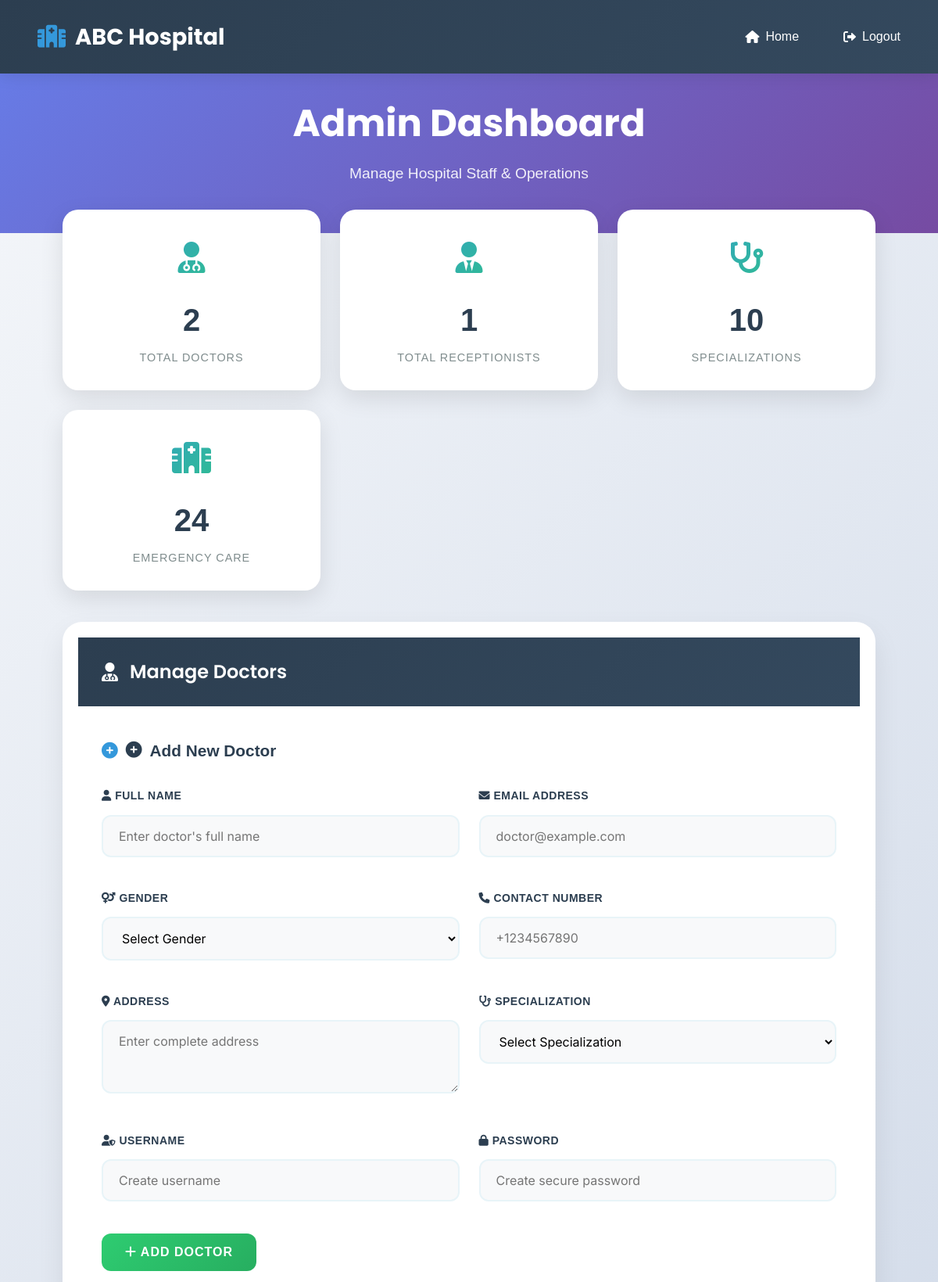
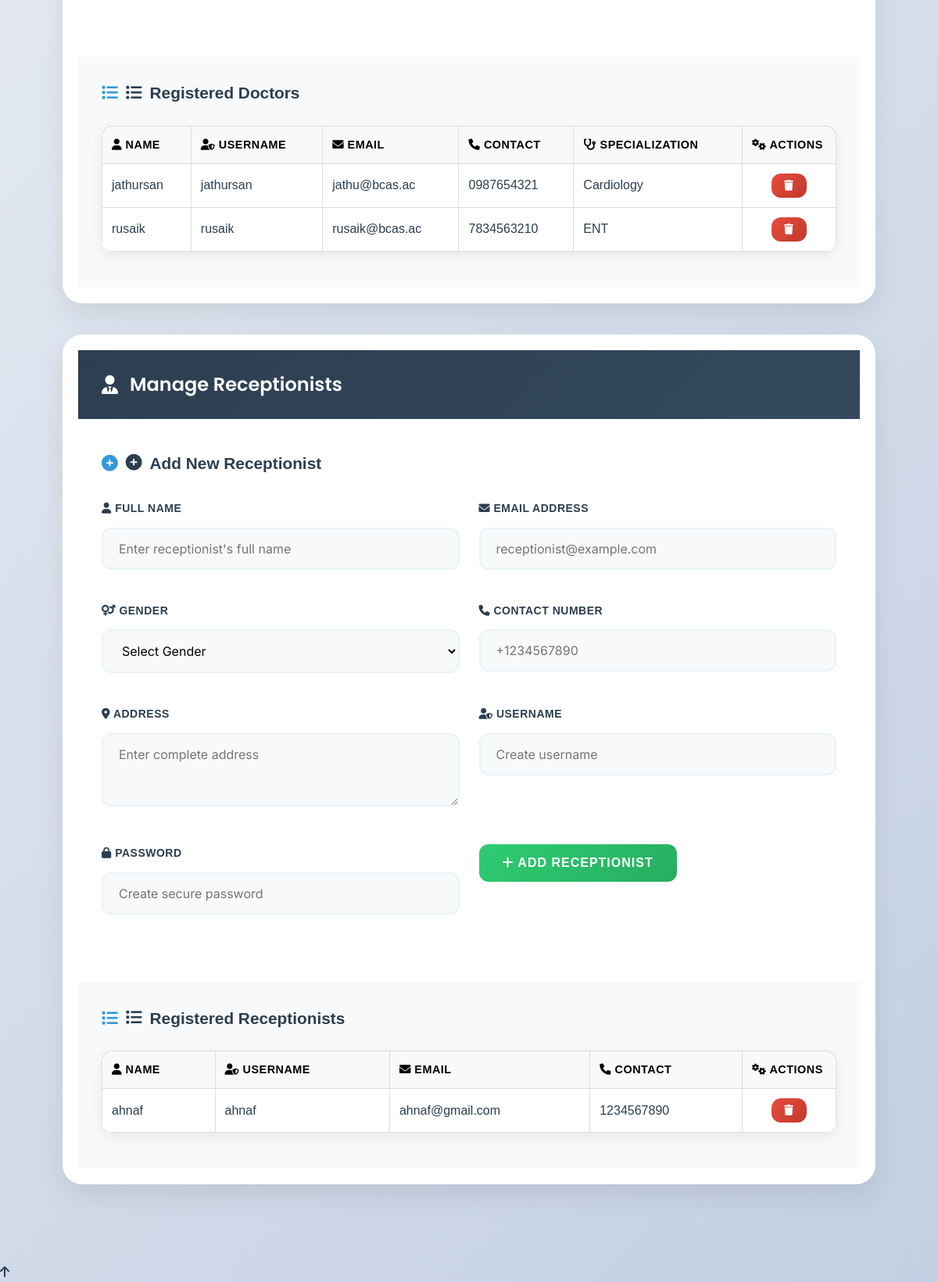
The page /admin_dashboard.php (signed in) on the database its author committed (2 pictures, top to bottom).
### tables this page shows
CREATE TABLE `doctor` (
  `id` int(11) NOT NULL AUTO_INCREMENT,
  `name` varchar(100) DEFAULT NULL,
  `gender` varchar(100) DEFAULT NULL,
  `address` varchar(255) DEFAULT NULL,
  `contactNo` varchar(15) DEFAULT NULL,
  `email` varchar(255) DEFAULT NULL,
  `specialization_id` int(11) DEFAULT NULL,
  `user_id` int(11) DEFAULT NULL,
  PRIMARY KEY (`id`),
  KEY `specialization_id` (`specialization_id`),
  KEY `user_id` (`user_id`),
  CONSTRAINT `doctor_ibfk_1` FOREIGN KEY (`specialization_id`) REFERENCES `specialization` (`id`),
  CONSTRAINT `doctor_ibfk_2` FOREIGN KEY (`user_id`) REFERENCES `user` (`id`) ON DELETE CASCADE
);

CREATE TABLE `user` (
  `id` int(11) NOT NULL AUTO_INCREMENT,
  `role` varchar(100) DEFAULT NULL,
  `username` varchar(100) DEFAULT NULL,
  `password` varchar(255) DEFAULT NULL,
  PRIMARY KEY (`id`),
  UNIQUE KEY `username` (`username`)
);

CREATE TABLE `specialization` (
  `id` int(11) NOT NULL AUTO_INCREMENT,
  `title` varchar(255) DEFAULT NULL,
  PRIMARY KEY (`id`),
  UNIQUE KEY `title` (`title`)
);

CREATE TABLE `receptionist` (
  `id` int(11) NOT NULL AUTO_INCREMENT,
  `name` varchar(100) DEFAULT NULL,
  `email` varchar(255) DEFAULT NULL,
  `gender` varchar(100) DEFAULT NULL,
  `contactNo` varchar(15) DEFAULT NULL,
  `address` varchar(255) DEFAULT NULL,
  `user_id` int(11) DEFAULT NULL,
  PRIMARY KEY (`id`),
  KEY `user_id` (`user_id`),
  CONSTRAINT `receptionist_ibfk_1` FOREIGN KEY (`user_id`) REFERENCES `user` (`id`) ON DELETE CASCADE
);

### admin_dashboard.php (the view, shortened to what this page needs)
<?php
$conn = getDBConnection();
$doctors = $conn->query("
    SELECT d.*, s.title as specialization, u.username
    FROM doctor d
    JOIN specialization s ON d.specialization_id = s.id
    JOIN user u ON d.user_id = u.id
    ORDER BY d.name
");
$receptionists = $conn->query("
    SELECT r.*, u.username
    FROM receptionist r
    JOIN user u ON r.user_id = u.id
    ORDER BY r.name
");
$specializations = $conn->query("SELECT * FROM specialization ORDER BY title");
?>
<!DOCTYPE html>
<html lang="en">
<head>
    <link href="https://cdnjs.cloudflare.com/ajax/libs/font-awesome/6.0.0/css/all.min.css" rel="stylesheet">
</head>
<body>
    <nav class="navbar">
        <a href="index.php" class="logo">ABC Hospital</a>
        <div class="nav-links">
            <a href="index.php"><i class="fas fa-home"></i> Home</a>
            <a href="login.php?logout=1"><i class="fas fa-sign-out-alt"></i> Logout</a>
        </div>
    </nav>
    <div class="dashboard-header">
        <h1 class="dashboard-title">Admin Dashboard</h1>
        <p class="dashboard-subtitle">Manage Hospital Staff & Operations</p>
    </div>
    <div class="container dashboard-container">
        <div class="dashboard-stats">
            <div class="stat-card">
                <div class="stat-icon">
                    <i class="fas fa-user-md"></i>
                </div>
                <div class="stat-number"><?php echo $doctors->num_rows; ?></div>
                <div class="stat-label">Total Doctors</div>
            </div>
            <div class="stat-card">
                <div class="stat-icon">
                    <i class="fas fa-user-tie"></i>
                </div>
                <div class="stat-number"><?php echo $receptionists->num_rows; ?></div>
                <div class="stat-label">Total Receptionists</div>
            </div>
            <div class="stat-card">
                <div class="stat-icon">
                    <i class="fas fa-stethoscope"></i>
                </div>
                <div class="stat-number"><?php echo $specializations->num_rows; ?></div>
                <div class="stat-label">Specializations</div>
            </div>
            <div class="stat-card">
                <div class="stat-icon">
                    <i class="fas fa-hospital"></i>
                </div>
                <div class="stat-number">24/7</div>
                <div class="stat-label">Emergency Care</div>
            </div>
        </div>
        <div class="card">
            <h2 class="section-title"><i class="fas fa-user-md"></i> Manage Doctors</h2>
            <div class="form-container">
                <h3><i class="fas fa-plus-circle"></i> Add New Doctor</h3>
                <form method="POST" class="grid-form">
                    <div class="form-group">
                        <label><i class="fas fa-user"></i> Full Name</label>
                        <input type="text" name="name" class="form-control" required placeholder="Enter doctor's full name">
                    </div>
                    <div class="form-group">
                        <label><i class="fas fa-envelope"></i> Email Address</label>
                        <input type="email" name="email" class="form-control" required placeholder="doctor@example.com">
                    </div>
                    <div class="form-group">
                        <label><i class="fas fa-venus-mars"></i> Gender</label>
                        <select name="gender" class="form-control" required>
                            <option value="">Select Gender</option>
                        </select>
                    </div>
                    <div class="form-group">
                        <label><i class="fas fa-phone"></i> Contact Number</label>
                        <input type="text" name="contact" class="form-control" required placeholder="+1234567890">
                    </div>
                    <div class="form-group">
                        <label><i class="fas fa-map-marker-alt"></i> Address</label>
                        <textarea name="address" class="form-control" required placeholder="Enter complete address" rows="3"></textarea>
                    </div>
                    <div class="form-group">
                        <label><i class="fas fa-stethoscope"></i> Specialization</label>
                        <select name="specialization" class="form-control" required>
                            <option value="">Select Specialization</option>
                        </select>
                    </div>
                    <div class="form-group">
                        <label><i class="fas fa-user-shield"></i> Username</label>
                        <input type="text" name="username" class="form-control" required placeholder="Create username">
                    </div>
                    <div class="form-group">
                        <label><i class="fas fa-lock"></i> Password</label>
                        <input type="password" name="password" class="form-control" required placeholder="Create secure password" minlength="6">
                    </div>
                    <div class="form-group">
                        <button type="submit" name="add_doctor" class="btn btn-success">
                            <i class="fas fa-plus"></i> Add Doctor
                        </button>
                    </div>
                </form>
            </div>
            <div class="list-container">
                <h3><i class="fas fa-list"></i> Registered Doctors</h3>
                <?php if ($doctors->num_rows > 0): ?>
                    <div class="table-responsive">
                        <table>
                            <thead>
                                <tr>
                                    <th><i class="fas fa-user"></i> Name</th>
                                    <th><i class="fas fa-user-shield"></i> Username</th>
                                    <th><i class="fas fa-envelope"></i> Email</th>
                                    <th><i class="fas fa-phone"></i> Contact</th>
                                    <th><i class="fas fa-stethoscope"></i> Specialization</th>
                                    <th><i class="fas fa-cogs"></i> Actions</th>
                                </tr>
                            </thead>
                            <tbody>
                                <?php $doctors->data_seek(0); while ($doctor = $doctors->fetch_assoc()): ?>
                                    <tr>
                                        <td><?php echo htmlspecialchars($doctor['name']); ?></td>
                                        <td><?php echo htmlspecialchars($doctor['username']); ?></td>
                                        <td><?php echo htmlspecialchars($doctor['email']); ?></td>
                                        <td><?php echo htmlspecialchars($doctor['contactNo']); ?></td>
                                        <td><?php echo htmlspecialchars($doctor['specialization']); ?></td>
                                        <td class="action-column">
                                            <form method="POST" style="display: inline;">
                                                <button type="submit" name="delete_doctor" class="btn btn-danger btn-small tooltip"
                                                        onclick="return confirm('Are you sure you want to delete Dr. <?php echo htmlspecialchars($doctor['name']); ?>?')">
                                                    <i class="fas fa-trash"></i>
                                                </button>
                                            </form>
                                        </td>
                                    </tr>
                                <?php endwhile; ?>
                            </tbody>
                        </table>
                    </div>
                <?php endif; ?>
            </div>
        </div>
        <div class="card">
            <h2 class="section-title"><i class="fas fa-user-tie"></i> Manage Receptionists</h2>
            <div class="form-container">
                <h3><i class="fas fa-plus-circle"></i> Add New Receptionist</h3>
                <form method="POST" class="grid-form">
                    <div class="form-group">
                        <label><i class="fas fa-user"></i> Full Name</label>
                        <input type="text" name="name" class="form-control" required placeholder="Enter receptionist's full name">
                    </div>
                    <div class="form-group">
                        <label><i class="fas fa-envelope"></i> Email Address</label>
                        <input type="email" name="email" class="form-control" required placeholder="receptionist@example.com">
                    </div>
                    <div class="form-group">
                        <label><i class="fas fa-venus-mars"></i> Gender</label>
                        <select name="gender" class="form-control" required>
                            <option value="">Select Gender</option>
                        </select>
                    </div>
                    <div class="form-group">
                        <label><i class="fas fa-phone"></i> Contact Number</label>
                        <input type="text" name="contact" class="form-control" required placeholder="+1234567890">
                    </div>
                    <div class="form-group">
                        <label><i class="fas fa-map-marker-alt"></i> Address</label>
                        <textarea name="address" class="form-control" required placeholder="Enter complete address" rows="3"></textarea>
                    </div>
                    <div class="form-group">
                        <label><i class="fas fa-user-shield"></i> Username</label>
                        <input type="text" name="username" class="form-control" required placeholder="Create username">
                    </div>
                    <div class="form-group">
                        <label><i class="fas fa-lock"></i> Password</label>
                        <input type="password" name="password" class="form-control" required placeholder="Create secure password" minlength="6">
                    </div>
                    <div class="form-group">
                        <button type="submit" name="add_receptionist" class="btn btn-success">
                            <i class="fas fa-plus"></i> Add Receptionist
                        </button>
                    </div>
                </form>
            </div>
            <div class="list-container">
                <h3><i class="fas fa-list"></i> Registered Receptionists</h3>
                <?php if ($receptionists->num_rows > 0): ?>
                    <div class="table-responsive">
                        <table>
                            <thead>
                                <tr>
                                    <th><i class="fas fa-user"></i> Name</th>
                                    <th><i class="fas fa-user-shield"></i> Username</th>
                                    <th><i class="fas fa-envelope"></i> Email</th>
                                    <th><i class="fas fa-phone"></i> Contact</th>
                                    <th><i class="fas fa-cogs"></i> Actions</th>
                                </tr>
                            </thead>
                            <tbody>
                                <?php $receptionists->data_seek(0); while ($receptionist = $receptionists->fetch_assoc()): ?>
                                    <tr>
                                        <td><?php echo htmlspecialchars($receptionist['name']); ?></td>
                                        <td><?php echo htmlspecialchars($receptionist['username']); ?></td>
                                        <td><?php echo htmlspecialchars($receptionist['email']); ?></td>
                                        <td><?php echo htmlspecialchars($receptionist['contactNo']); ?></td>
                                        <td class="action-column">
                                            <form method="POST" style="display: inline;">
                                                <button type="submit" name="delete_receptionist" class="btn btn-danger btn-small tooltip"
                                                        onclick="return confirm('Are you sure you want to delete <?php echo htmlspecialchars($receptionist['name']); ?>?')">
                                                    <i class="fas fa-trash"></i>
                                                </button>
                                            </form>
                                        </td>
                                    </tr>
                                <?php endwhile; ?>
                            </tbody>
                        </table>
                    </div>
                <?php endif; ?>
            </div>
        </div>
    </div>
    <div class="floating-action" onclick="scrollToTop()">
        <i class="fas fa-arrow-up"></i>
    </div>
</body>
</html>

### config.php (style rules this page uses)
* { margin: 0; padding: 0; box-sizing: border-box; font-family: Arial, sans-serif; }
body { background-color: #f4f4f4; line-height: 1.6; }
.container { width: 90%; max-width: 1200px; margin: 0 auto; padding: 20px; }
.navbar { background-color: #2c3e50; padding: 1rem; color: white; }
.navbar a { color: white; text-decoration: none; padding: 0.5rem 1rem; }
.btn { display: inline-block; padding: 10px 20px; background-color: #3498db; color: white; text-decoration: none; border-radius: 5px; border: none; cursor: pointer; }
.btn-danger { background-color: #e74c3c; }
.form-group { margin-bottom: 1rem; }
.form-control { width: 100%; padding: 8px; border: 1px solid #ddd; border-radius: 4px; margin-top: 5px; }
table { width: 100%; border-collapse: collapse; margin: 1rem 0; }
table th, table td { padding: 12px; text-align: left; border: 1px solid #ddd; }
table th { background-color: #f8f9fa; }
.card { background: white; border-radius: 8px; padding: 20px; margin-bottom: 20px; box-shadow: 0 2px 4px rgba(0,0,0,0.1); }

### rows shown on the page
doctor: name "jathursan", user.username "jathursan", email "jathu@bcas.ac", contactNo "0987654321", specialization.title "Cardiology"
doctor: name "rusaik", user.username "rusaik", email "rusaik@bcas.ac", contactNo "7834563210", specialization.title "ENT"
receptionist: name "ahnaf", user.username "ahnaf", email "ahnaf@gmail.com", contactNo "1234567890"

### other values the page prints
$doctors->num_rows "2"
$receptionists->num_rows "1"
$specializations->num_rows "10"
